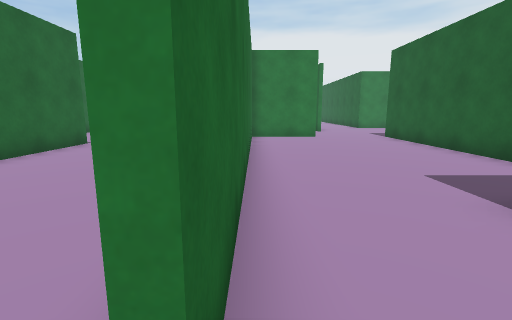
View 1 (above)

24 first-person views from a walk through a 3-D level made in the Unity game engine. The camera is 1.3 m above the floor, tilts 10° down and sees 85° across. Doors are open. The floor is counted in squares, 1.2 m on a side. Each view is taken from the middle of a square. On the plan, view 1 faces up. The plan holds only what a view shows up to about 12 squares ahead; the rest is blank. The place goes on beyond the plan. The player is left out. Some animated figures are not drawn.

View 2
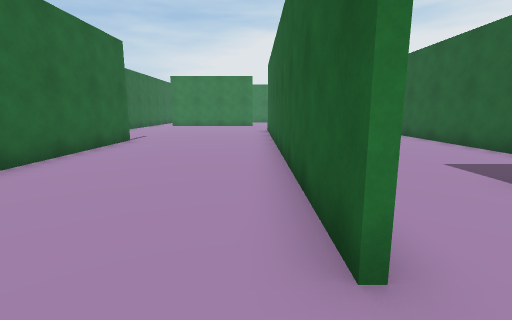

View 3
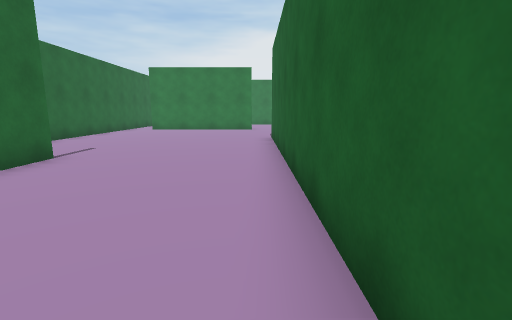

View 4
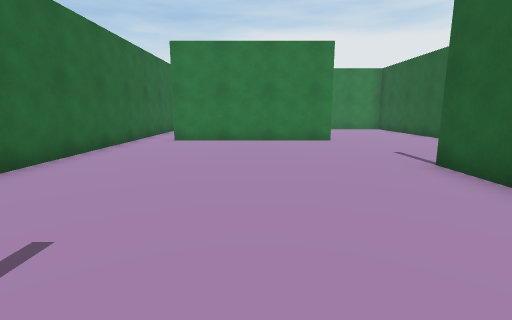

View 5
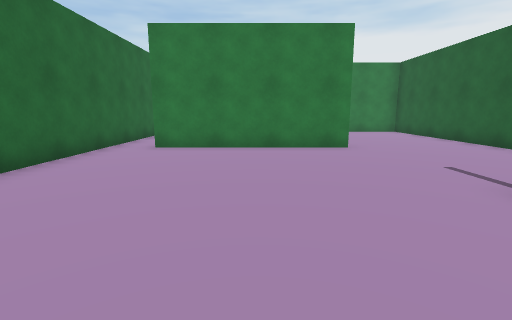

View 6
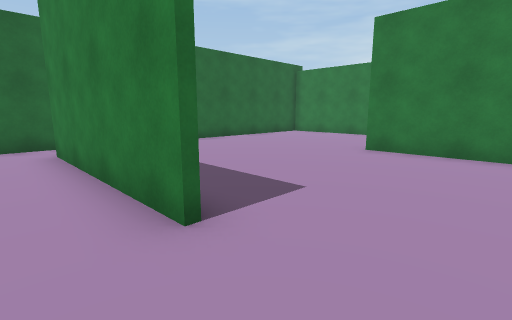

View 7
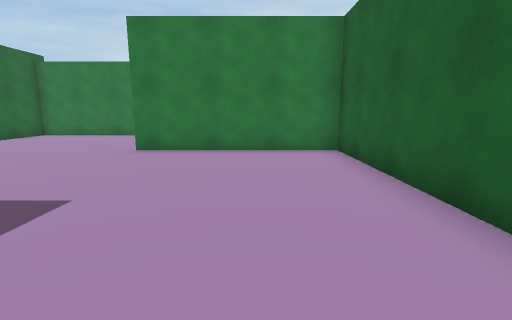

View 8
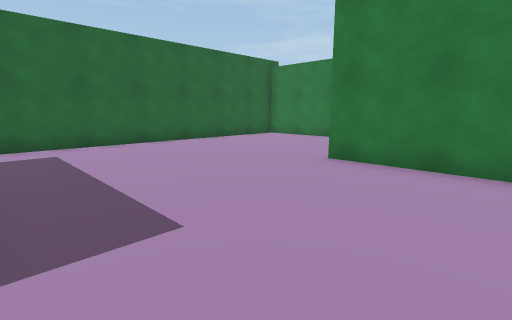

View 9
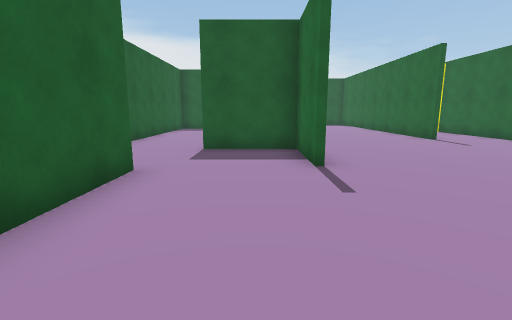

View 10
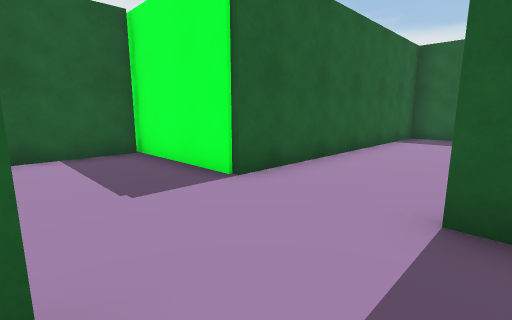

View 11
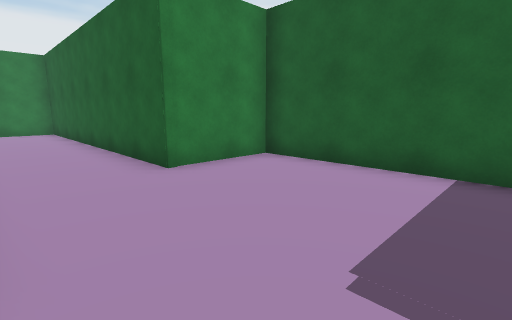

View 12
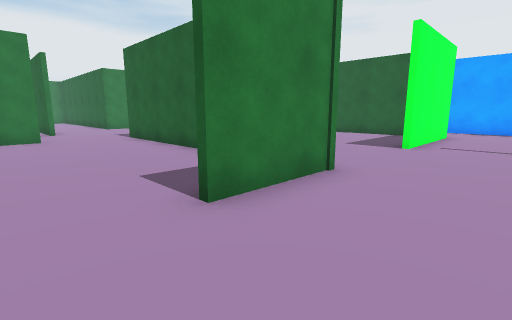

View 13
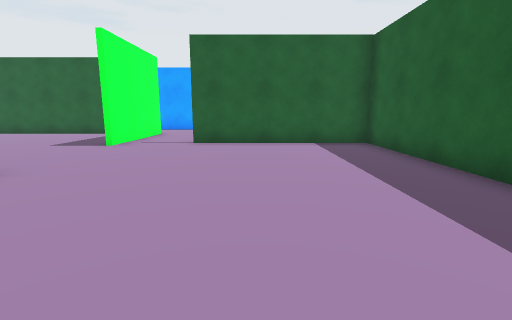

View 14
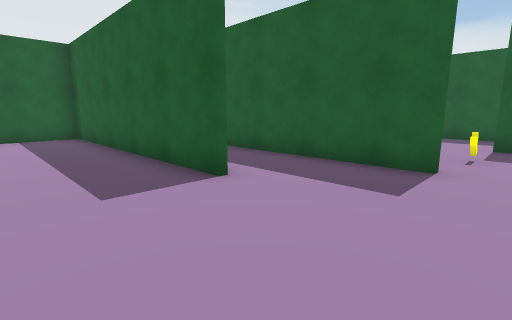

View 15
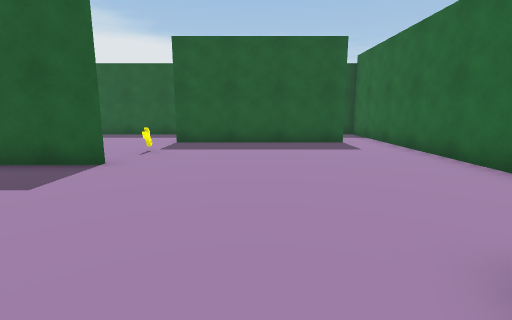

View 16
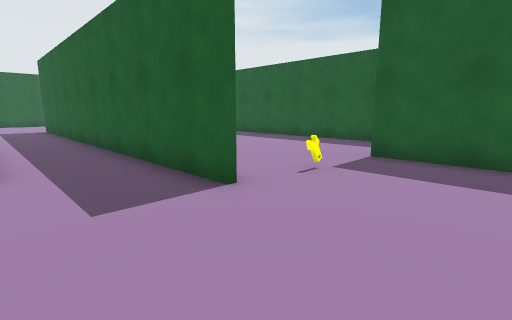

View 17
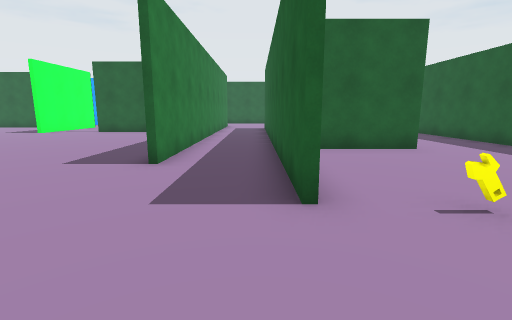

View 18
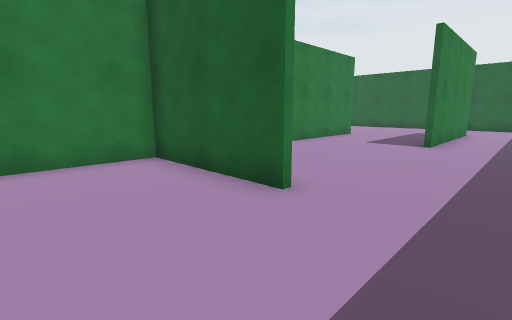

View 19
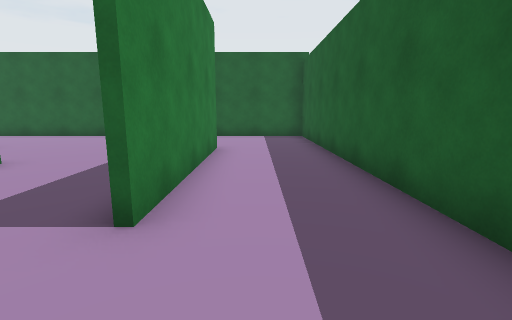

View 20
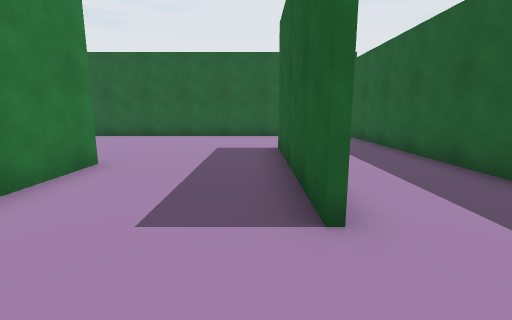

View 21
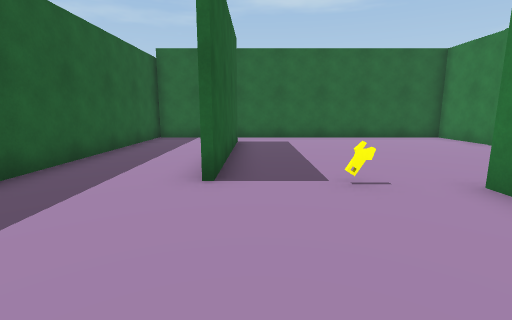

View 22
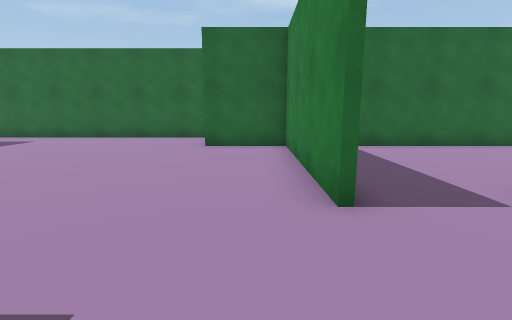

View 23
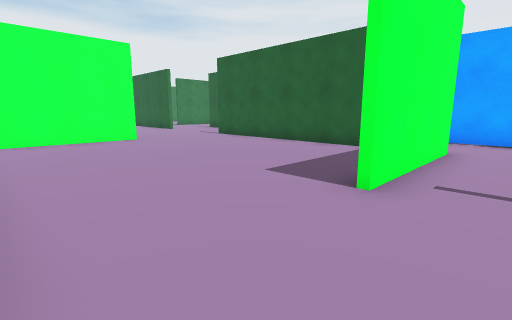

View 24
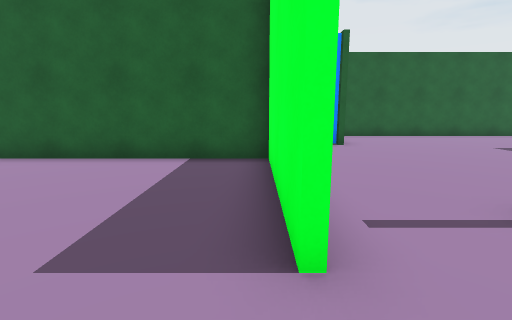

### Floor plan
Ten units are one square. View 1 is at (0, 0); x grows to the right and y downward. Boxes are objects, and circles mark ways between rooms. Rooms are numbered by the first view taken in them; rooms with no view inside come last. Other rooms are left out.
<svg viewBox="-93 -307 300 472">
<path fill="none" stroke="#000" d="M-2 -146 -2 -120 26 -120M-11 -193 -70 -193M33 -149 33 -257 -24 -257M-57 -95 -57 -1M-85 -96 -85 -78M-85 -302 -85 -131M-4 -5 -4 -146M81 60 16 60M58 -27 28 -27M16 58 105 58 105 -1M0 21 -57 21 -57 45 -85 45 -85 160M138 87 91 87M145 -27 96 -27 143 -27 143 -100M172 -2 172 -31M104 127 162 127M-4 87 -9 87M39 126 39 87 11 87M-9 85 108 85M-2 -35 -2 -5M162 128 104 128M100 160 202 160 202 9M104 -118 64 -118M-71 127 -12 127M-88 160 82 160M55 -120 96 -120M93 -120 93 -179 65 -179 65 -278M56 -287 46 -287M-2 -101 -2 -35M26 -118 -2 -118M40 -27 55 -27 55 -120"/>
<rect x="-15" y="95" width="10" height="10" fill="#bbb"><title>key</title></rect>
<circle cx="5" cy="5" r="3" fill="#2a7"/>
<circle cx="35" cy="-135" r="3" fill="#2a7"/>
<circle cx="35" cy="-120" r="3" fill="#2a7"/>
<circle cx="15" cy="-30" r="3" fill="#2a7"/>
<text x="-30" y="-160">1</text>
<text x="80" y="30">2</text>
<text x="60" y="-190">3</text>
<text x="20" y="-80">4</text>
</svg>
Room 1 opens to room 2. Room 1 opens to room 3. Room 1 opens to room 4. Room 2 opens to room 4.

Where each view was taken, in squares from view 1:
view 1: 0 up, 0 right, facing up
view 2: 1 down, 1 left, facing up
view 3: 3 up, 1 left, facing up
view 4: 9 up, 4 left, facing up
view 5: 11 up, 4 left, facing up
view 6: 18 up, 1 right, facing up-left
view 7: 18 up, 1 right, facing up
view 8: 20 up, 1 right, facing up-left
view 9: 20 up, 1 right, facing down
view 10: 15 up, 2 right, facing down-right
view 11: 13 up, 4 right, facing up-right
view 12: 0 up, 1 right, facing up-right
view 13: 2 down, 1 right, facing right
view 14: 3 down, 2 left, facing down-right
view 15: 3 down, 4 left, facing down
view 16: 6 down, 4 left, facing down-right
view 17: 8 down, 4 left, facing right
view 18: 15 down, 1 right, facing up-right
view 19: 14 down, 8 right, facing right
view 20: 12 down, 8 right, facing right
view 21: 12 down, 3 right, facing left
view 22: 3 down, 3 right, facing left
view 23: 1 up, 6 right, facing up-right
view 24: 3 up, 8 right, facing right
